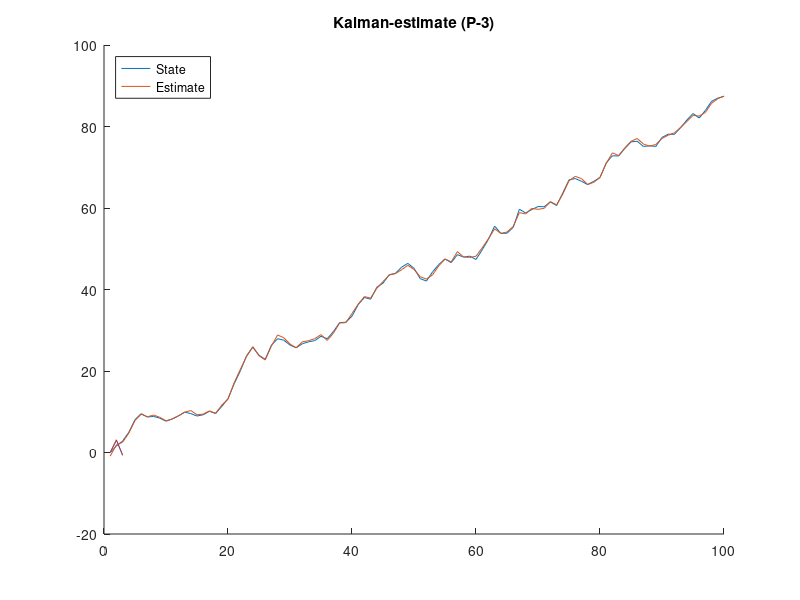

Source code (MATLAB):
% ELEC-E8104 - Stochastic models and estimation
% Homework 3
%
% P-2
clear;
% Load given data:
load("hw3_data.mat");
% Alternatively load dataset manually

% Model:
F = [1.2, 1; -0.5, 0];
G = [0.6; 0.2];
H = [1, 0];

% Noises:
Q = [1, 0; 0, 1];
R = 0.2;

% Set initial conditions:
P_prior(:,:,1) = [10, 0; 0, 10];
xHat(:,1) = [0; 0];

% The Kalman filter
% Logic follows KF diagram in: ELEC_E8104_equation_2018.pdf.
% Notice that the loop begins from "Innovation covariance",
% since we already have the "state prediction covariance".
for k=1:100
    S(:,:,k) = R+H*P_prior(:,:,k)*H';                          % Innovation covariance
    W(:,:,k) = P_prior(:,:,k)*H'*S(:,:,k)^-1;                  % Filter gain
    Pcov(:,:,k) = P_prior(:,:,k)-W(:,:,k)*S(:,:,k)*W(:,:,k)';  % Updated state covariance
    zHat(:,k) = H*xHat(:,k);                                   % Measurement prediction
    v(:,k) = y(:,k)-zHat(:,k);                                 % Measurement residual
    xpos(:,k) = xHat(:,k)+W(:,:,k)*v(:,k);                     % Updated state estimate
    xHat(:,k+1) = F*xpos(:,k)+G*u(:,k);                        % State prediction
    P_prior(:,:,k+1) = F*Pcov(:,:,k)*F'+Q;                     % State prediction covariance
end

% Plot:
hold on
plot(x(1,1:100));
plot(xpos(1,1:100));
legend('Real state', 'Estimate', 'Location','NorthWest');
title("Kalman-estimate (P-2)");

%%
% P-3

clear;
u    = [10, -10, 0];
y_1  = [0, 3.2, -0.8];
y_2  = [NaN, 0, 3];
y_12 = [y_1; y_2];
F    = [0.8, 0; 1, 0];
G    = [0.3; 0];
H    = [1, 0; 0, 1];
Q    = [0.01, 0; 0, 0];
R    = [0.1, 0; 0, 0.01];

xHat(:,1) = [0;0];
P_prior(:,:,1) = [1,0;0,1];

% first iteration must be done outside loop, because we don't have y2 yet.
k = 1;
zHat(:,k) = H*xHat(:,k);                                       % Measurement prediction
v(:,k) = y_1(:,k)- zHat(:,k);                                  % Measurement residual    
S(:,:,k) = R + H*P_prior(:,:,k)*H';                            % Innovation covariance
W(:,:,k) = P_prior(:,:,k)*H'*S(:,:,k)^-1;                      % Filter gain 
P_u(:,:,k) = P_prior(:,:,k) - W(:,:,k)*S(:,:,k)*W(:,:,k)';     % Updated state covariance
x_u(:,k) = xHat(:,k) + W(:,:,k) * v(:,k);                      % Updated state estimate    
xHat(:,k+1) = F*x_u(:,k)+G*u(:,k);                             % State prediction
P_prior(:,:,k+1) = F*P_u(:,:,k)*F'+Q;                          % State prediction covariance

% Now we can iterate normally.
% Instead of using one y-datavector, we should utilize both.
for k = 2:3
    zHat(:,k) = H*xHat(:,k);                                   % Measurement prediction
    v(:,k) = y_12(:,k)- zHat(:,k);                             % Measurement residual    
    S(:,:,k) = R + H*P_prior(:,:,k)*H';                        % Innovation covariance
    W(:,:,k) = P_prior(:,:,k)*H'*S(:,:,k)^-1;                  % Filter gain
    P_u(:,:,k) = P_prior(:,:,k) - W(:,:,k)*S(:,:,k)*W(:,:,k)'; % Updated state covariance
    x_u(:,k) = xHat(:,k) + W(:,:,k) * v(:,k);                  % Updated state estimate
    xHat(:,k+1) = F*x_u(:,k)+G*u(:,k);                         % State prediction
    P_prior(:,:,k+1) = F*P_u(:,:,k)*F'+Q;                      % State prediction covariance
end

% Plot:
hold on;
plot(y_12(1,1:3));
plot(xHat(1,1:3));
legend("State", "Estimate");
title("Kalman-estimate (P-3)");

